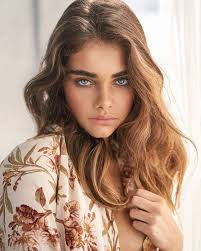
#> input picture luxpmsoft/computer_vision/images.jpg, 201 x 251 px, found by its file name
$ python 'rot in z axis.py'
#> lines starting #> are read from the running program, lines starting #| are printed output that depends on the picture
import cv2
import numpy as np

img = cv2.imread(r'C:\New folder\computer_vision\images.jpg')
#> img is the input picture: shape (251, 201, 3); mean B, G, R 132, 150.2, 179.5
h, w, ch = img.shape
#> h = 251; w = 201; ch = 3

theta = 0
phi = 0
gamma = -1.57
dx = 0
dy = 0

d = np.sqrt(h ** 2 + w ** 2)
#> d = 321.6
dz = d / (2 * np.sin(gamma * (180.0 / 3.14)) if np.sin(gamma * (180.0 / 3.14)) != 0 else 1)
#> dz = -179.8
f = dz
#> f = -179.8
# Projection 2D -> 3D matrix
A1 = np.array([[1, 0, -w / 2],
               [0, 1, -h / 2],
               [0, 0, 1],
               [0, 0, 1]])

# Rotation matrices around the X, Y, and Z axis
RX = np.array([[1, 0, 0, 0],
               [0, np.cos(theta), -np.sin(theta), 0],
               [0, np.sin(theta), np.cos(theta), 0],
               [0, 0, 0, 1]])

RY = np.array([[np.cos(phi), 0, -np.sin(phi), 0],
               [0, 1, 0, 0],
               [np.sin(phi), 0, np.cos(phi), 0],
               [0, 0, 0, 1]])

RZ = np.array([[np.cos(gamma), -np.sin(gamma), 0, 0],
               [np.sin(gamma), np.cos(gamma), 0, 0],
               [0, 0, 1, 0],
               [0, 0, 0, 1]])

# Composed rotation matrix with (RX, RY, RZ)
R = np.dot(np.dot(RX, RY), RZ)

# Translation matrix
T = np.array([[1, 0, 0, dx],
              [0, 1, 0, dy],
              [0, 0, 1, dz],
              [0, 0, 0, 1]])

# Projection 3D -> 2D matrix
A2 = np.array([[f, 0, w / 2, 0],
               [0, f, h / 2, 0],
               [0, 0, 1, 0]])

mat = np.dot(A2, np.dot(T, np.dot(R, A1)))

image = cv2.warpPerspective(img, mat, (w, h))
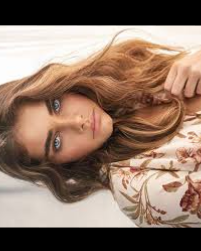
#> image: shape (251, 201, 3); mean B, G, R 101.9, 117.2, 141.7
cv2.imshow("img", img)
cv2.imshow("image", image)
cv2.imwrite("rot in z by -90.png", image)
cv2.waitKey(0)
cv2.destroyAllWindows()

# referred http://jepsonsblog.blogspot.com/2012/11/rotation-in-3d-using-opencvs.html
